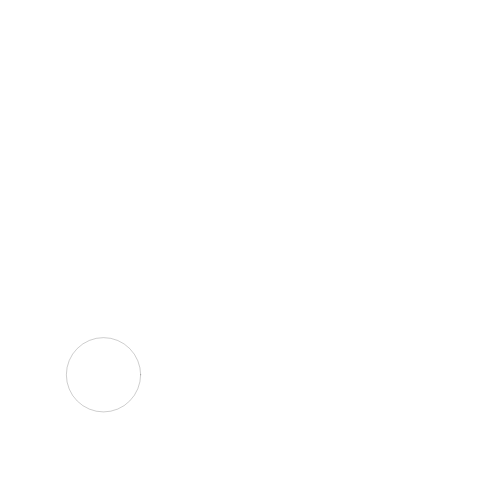
Frame 1 (no input)
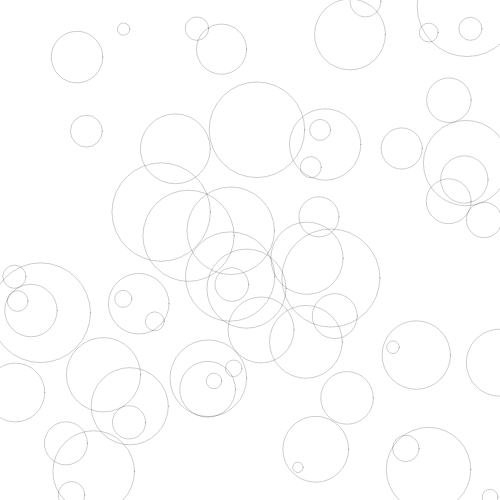
Frame 60 (no input)
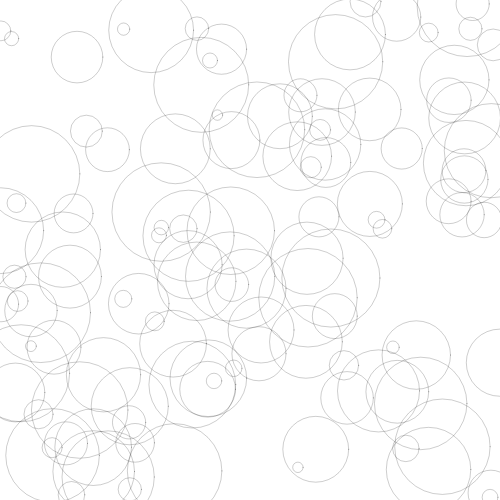
Frame 120 (the mouse pressed at the canvas centre since frame 60)

The p5.js sketch that drew these frames (run headless with seeded random() and noise() and a simulated clock; from frame 60 on, the mouse is pressed at the canvas centre):

// p5.js sketch
// ── sketch.js
var diametre = 0;

function setup()
{
	createCanvas(500,500);
	background(255);
  	noFill();
}

function draw()
{	
  diametre = random(10,100);
  stroke(0,50);
  ellipse(random(width),random(height),diametre,diametre);
}
